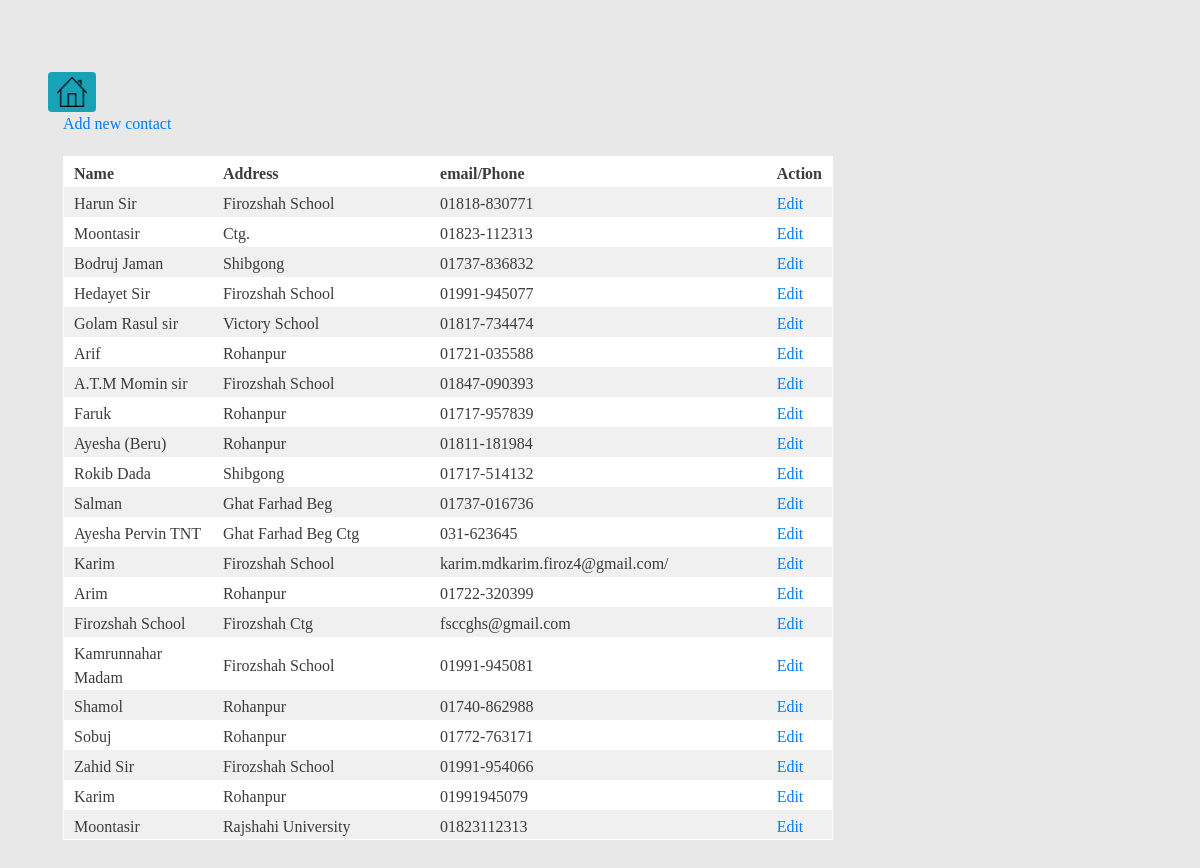
/crud/index.php, run on the app's committed database.
### tables this page shows
CREATE TABLE `contact` (
  `id` int(11) NOT NULL,
  `name` varchar(100) NOT NULL,
  `address` varchar(50) NOT NULL,
  `email` varchar(100) NOT NULL
);

### crud/database.php (called while the page is built, shortened)
<?php
class Database{
	public $host	=	DB_HOST;
	public $user	=	DB_USER;
	public $pass	=	DB_PASS;
	public $dbname	=	DB_NAME;
	public $link;
	private function connectDB(){
		$this->link = new mysqli($this->host, $this->user, $this->pass, $this->dbname);
	}
	public function select($query){
			$result=$this->link->query($query) or die($this->link-error__LINE__);
			if($result->num_rows>0){
			return $result;
	}else{
			return false;
	}
}
}
?>

### crud/index.php (the view)
<?php include('include/header.php');?>
<?php include('config.php');?>
<?php include('database.php');?>
<?php
$db= new Database();
$query="SELECT * FROM contact";
$read= $db->select($query);
?>
<!Doctype html>
<html>
<head></head>
<body>
<a class="btn btn-info btn-sm" href="https://rohanpur.000webhostapp.com/about_us.php"><img src="../img/home.png"height="30px"width="30px"></a>
<div class="container">
<a href="create.php">Add new contact</a>
<table class="tblone">
<tr>
	<th></th>
	<th width="20%">Name</th>
	<th width="30%">Address</th>
	<th width="45%">email/Phone</th>
	<th width="5%">Action</th>
</tr>
<?php  if($read) {?>
<?php
$i=1;
while($row=$read->fetch_assoc()){
	?>
<tr>
	<td><?php $i++ ?></td>
	<td width="20%"><?php echo $row['name'];?></td>
	<td width="30%"><?php echo $row['address'];?></td>
	<td width="45%"><?php echo $row['email'];?></td>
	<td width="5%"><a href="update.php?id=<?php echo urlencode($row['id']);?>">Edit</a></td>
</tr>
<?php } ?>
<?php }else{ ?>
<p>Data is not available!!</p>
<?php } ?>
</table>
</div>
</body>
</html>
<?php include('include/footer.php');?>

### crud/css/main.css (style rules this page uses)
html { color: #222; font-size: 1em; line-height: 1.4; }
audio, canvas, iframe, img, svg, video { vertical-align: middle; }

### crud/style/style.css (style rules this page uses)
.tblone { wodth:100%; border:1px solid #fff; margin:20px 0 }
.tblone th { padding:5px 10px 0 0;text-align:left; }
.tblone td { padding:5px 10px 0 0;text-align:left; }
table.tblone tr:nth-child(2n+1) { background:#ffffff; height:30px; }
table.tblone tr:nth-child(2n) { background:#f1f1f1f1; height:30px; }

### crud/css/responsive.css (style rules this page uses)
html, body, div, span, object, iframe, h1, h2, h3, h4, h5, h6, p, blockquote, pre, a, abbr, address, cite, code, del, dfn, em, img, ins, kbd, q, samp, small, strong, sub, sup, var, b, i, hr, dl, dt, dd, ol, ul, li, fieldset, form, label, legend, table, caption, tbody, tfoot, thead, tr, th, td, article, aside, canvas, details, figure, figcaption, hgroup, menu, footer, header, nav, section, summary, time, mark, audio, video { margin: 0; padding: 0; border: 0; }
a img { border: 0; }
body { font: 16px/24px Georgia, serif; }
body { -webkit-tap-highlight-color: rgb(255,255,158); }
body { width: 896px; padding: 72px 48px 84px; background: rgb(232,232,232); color: rgb(60,60,60); -webkit-text-size-adjust: 100%; }

### data on the page
contact: name "Harun Sir", address "Firozshah School", email "01818-830771"
contact: name "Moontasir", address "Ctg.", email "01823-112313"
contact: name "Bodruj Jaman", address "Shibgong", email "01737-836832"
contact: name "Hedayet Sir", address "Firozshah School", email "01991-945077"
contact: name "Golam Rasul sir", address "Victory School", email "01817-734474"
contact: name "Arif", address "Rohanpur", email "01721-035588"
contact: name "A.T.M Momin sir", address "Firozshah School", email "01847-090393"
contact: name "Faruk", address "Rohanpur", email "01717-957839"
contact: name "Ayesha (Beru)", address "Rohanpur", email "01811-181984"
contact: name "Rokib Dada", address "Shibgong", email "01717-514132"
contact: name "Salman", address "Ghat Farhad Beg", email "01737-016736"
contact: name "Ayesha Pervin TNT", address "Ghat Farhad Beg Ctg", email "031-623645"
contact: name "Karim", address "Firozshah School", email "karim.mdkarim.firoz4@gmail.com/"
contact: name "Arim", address "Rohanpur", email "01722-320399"
contact: name "Firozshah School", address "Firozshah Ctg", email "fsccghs@gmail.com"
contact: name "Kamrunnahar Madam", address "Firozshah School", email "01991-945081"
contact: name "Shamol", address "Rohanpur", email "01740-862988"
contact: name "Sobuj", address "Rohanpur", email "01772-763171"
contact: name "Zahid Sir", address "Firozshah School", email "01991-954066"
contact: name "Karim", address "Rohanpur", email "01991945079"
contact: name "Moontasir", address "Rajshahi University", email "01823112313"
